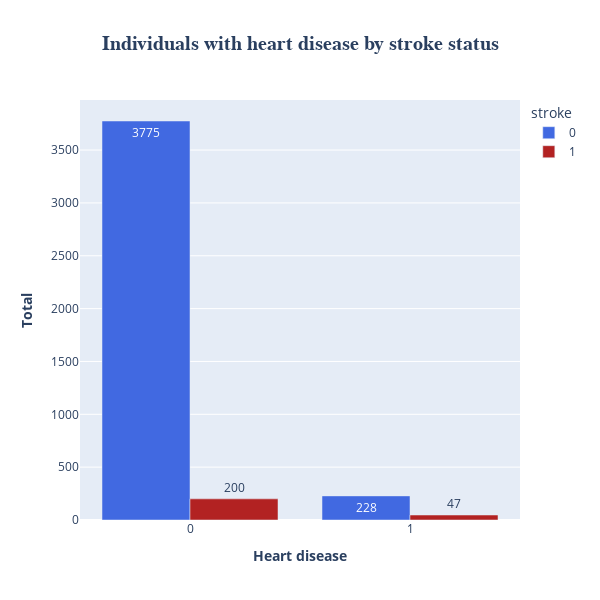

The notebook cell saved with this chart:
### Markdown cell above
In this study cohort, females represent the 60.6% of the population, while males represen 39.4%.

### Code cell
df_counts = df.groupby(
    ["stroke", "heart_disease"]
).size().reset_index(name="Count")

fig6 = px.bar(
    df_counts,
    x="heart_disease",
    y="Count",
    color="stroke",
    color_discrete_map=custom_colors,
    title="Individuals with heart disease by stroke status",
    barmode="group",
    text_auto=True
)

fig6.update_yaxes(title_text="<b>Total</b>")

fig6.update_xaxes(title_text="<b>Heart disease</b>")

fig6.update_layout(
    title={
        'x': 0.5,
        'font': {
            'size': 20,
            'family': 'Arial Black',
            'weight': 'bold'
        }
    }
)

fig6.update_layout(width=600, height=600)
fig6.show()

### Figure 1 — Plotly figure (JSON) as saved in the notebook; plotly's stock layout.template omitted (floating-point values rounded to 4 significant figures)
{"data": [{"alignmentgroup": "True", "hovertemplate": "stroke=0<br>heart_disease=%{x}<br>Count=%{y}<extra></extra>", "legendgroup": "0", "marker": {"color": "royalblue", "pattern": {"shape": ""}}, "name": "0", "offsetgroup": "0", "orientation": "v", "showlegend": true, "textposition": "auto", "texttemplate": "%{y}", "type": "bar", "x": ["0", "1"], "xaxis": "x", "y": [3775, 228], "yaxis": "y"}, {"alignmentgroup": "True", "hovertemplate": "stroke=1<br>heart_disease=%{x}<br>Count=%{y}<extra></extra>", "legendgroup": "1", "marker": {"color": "firebrick", "pattern": {"shape": ""}}, "name": "1", "offsetgroup": "1", "orientation": "v", "showlegend": true, "textposition": "auto", "texttemplate": "%{y}", "type": "bar", "x": ["0", "1"], "xaxis": "x", "y": [200, 47], "yaxis": "y"}], "layout": {"barmode": "group", "height": 600, "legend": {"title": {"text": "stroke"}, "tracegroupgap": 0}, "title": {"font": {"family": "Arial Black", "size": 20, "weight": "bold"}, "text": "Individuals with heart disease by stroke status", "x": 0.5}, "width": 600, "xaxis": {"anchor": "y", "domain": [0, 1], "title": {"text": "<b>Heart disease</b>"}}, "yaxis": {"anchor": "x", "domain": [0, 1], "title": {"text": "<b>Total</b>"}}}}
